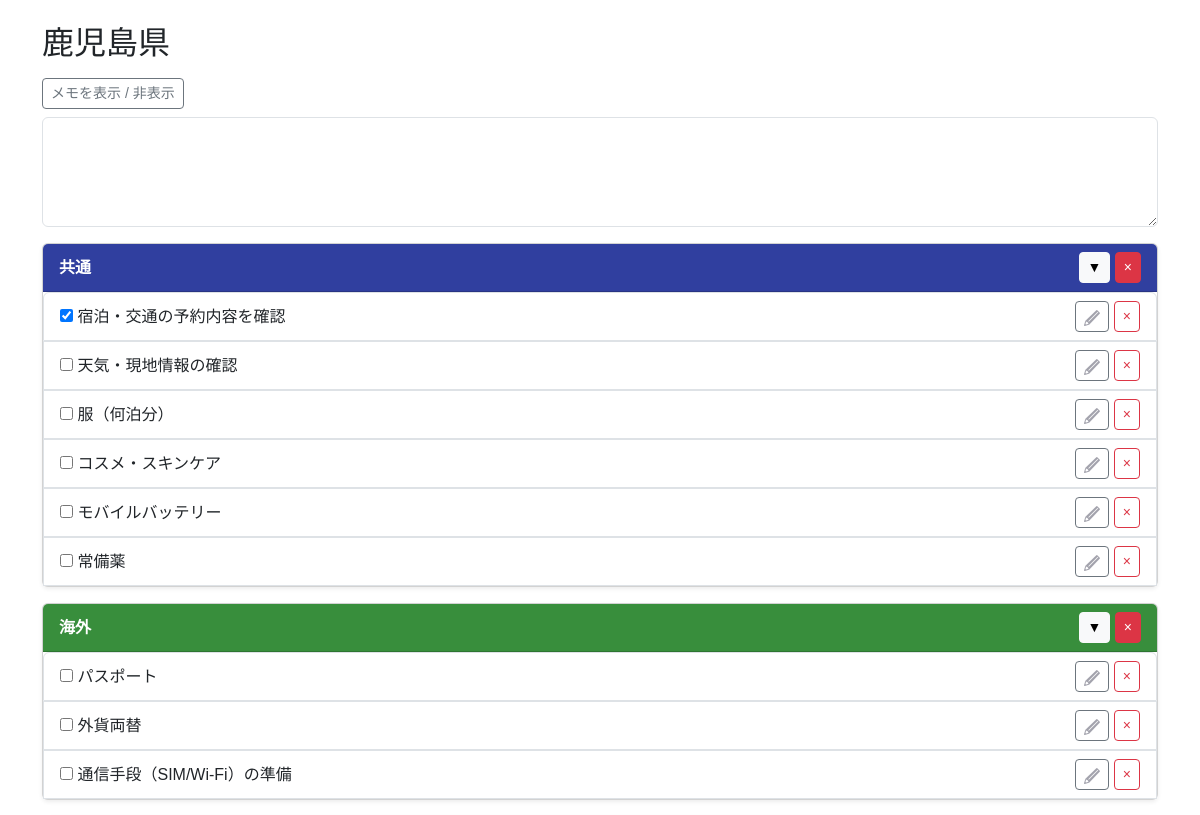
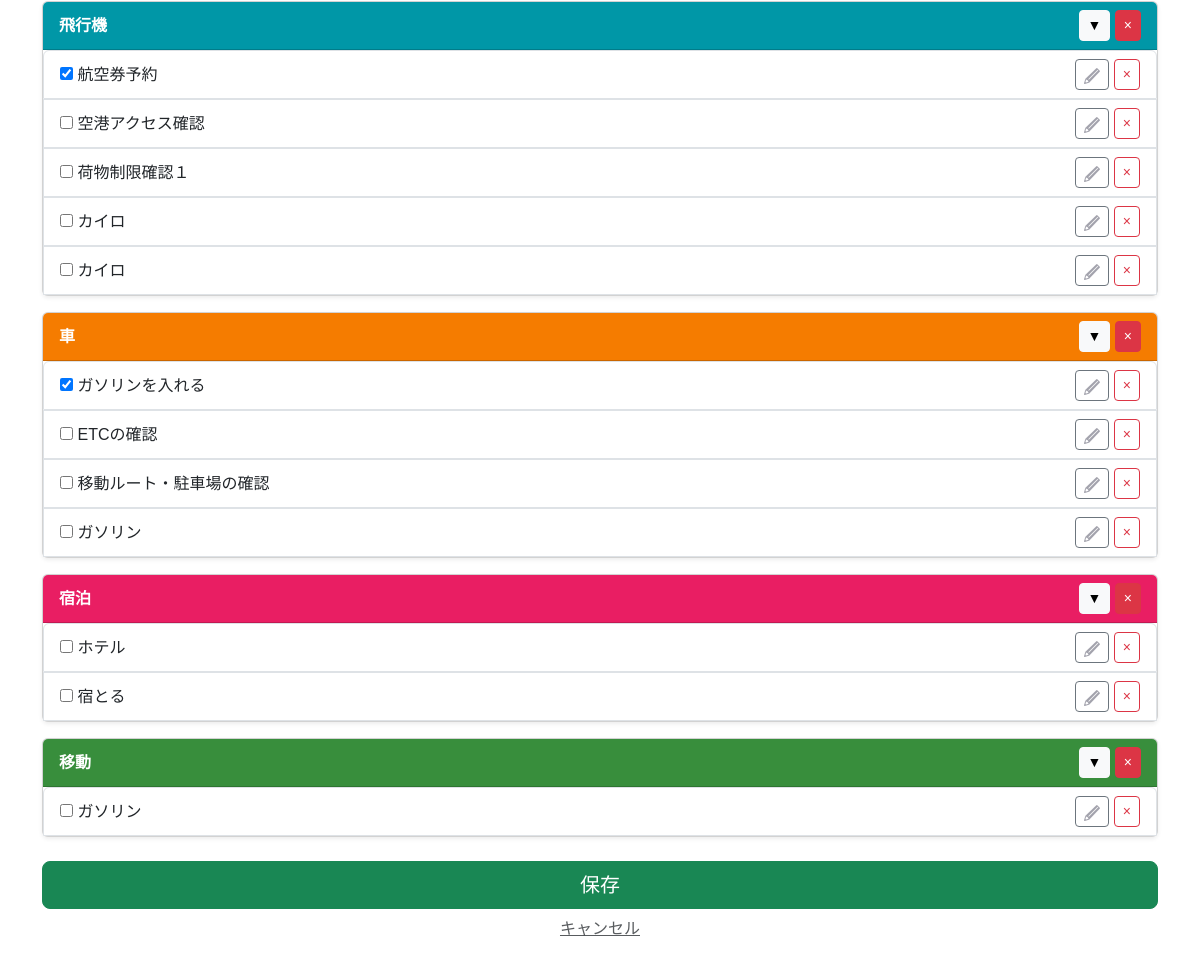
The page /template/63/old_copy/ on the database its author committed (2 pictures, top to bottom).
### app/models/template.py (models this page shows, shortened)
class Template(models.Model):
    class SourceType(models.IntegerChoices):
        FROM_TRAVEL   = 0, _("旅行情報より作成")
        FROM_TEMPLATE = 1, _("既存テンプレートを反映")
    user = models.ForeignKey(
        settings.AUTH_USER_MODEL,
        on_delete=models.CASCADE,
        verbose_name=_("ユーザーID")
    )
    travel_info = models.ForeignKey(
        Travel_info,
        on_delete=models.CASCADE,
        verbose_name=_("旅行情報ID")
    )
    source_type = models.IntegerField(
        choices=SourceType.choices,
        verbose_name=_("生成タイプ")
    )
    template_source = models.ForeignKey(
        "self",
        null=True,
        blank=True,
        on_delete=models.SET_NULL,
        verbose_name=_("テンプレート参照元"),
        related_name="derived_templates"
    )
    created_at = models.DateTimeField(
         auto_now_add=True,
         verbose_name=_("作成日")
         )
    updated_at = models.DateTimeField(
        auto_now=True,
        verbose_name=_("更新日")
        )
    class Meta:
      verbose_name = _("テンプレート")

class TravelCategory(models.Model):
    class TravelType(models.IntegerChoices):
        AUTO  = 0, _("初期作成")
        CUSTOM = 1, _("ユーザー追加")
    class CategoryColor(models.IntegerChoices):
        PINK       = 0, "#e91e63ff"
        LIGHT_PINK = 1, "#ffb7b2fe"
        ORANGE     = 2, "#f57c00ff"
        GREEN      = 3, "#388e3cff"
        CYAN       = 4, "#0097a7ff"
        BLUE       = 5, "#303f9ffe"
        BROWN      = 6, "#795548ff"
        PURPLE     = 7, "#7b1fa2ff"
    template = models.ForeignKey(
        Template,
        on_delete=models.CASCADE,
        verbose_name=_("テンプレートID")
    )
    category_name = models.CharField(
        max_length=50,
        verbose_name=_("分類名")
    )
    travel_type = models.IntegerField(
        choices=TravelType.choices,
        verbose_name=_("分類タイプ")
    )
    category_color = models.IntegerField(
        choices=CategoryColor.choices,
        verbose_name=_("分類カラー")
    )
    created_at = models.DateTimeField(
         auto_now_add=True,
         verbose_name=_("作成日")
         )
    updated_at = models.DateTimeField(
        auto_now=True,
        verbose_name=_("更新日")
        )
    class Meta:
      verbose_name = _("旅行の分類")

class TravelItem(models.Model):
    class ItemChecked(models.IntegerChoices):
        NO  = 0, _("NO")
        YES = 1, _("YES")
    travel_category = models.ForeignKey(
        TravelCategory,
        on_delete=models.CASCADE,
        verbose_name=_("旅行の分類ID")
    )
    item_name = models.CharField(
        max_length=128,
        verbose_name=_("項目名")
    )
    item_checked = models.IntegerField(
        choices=ItemChecked.choices,
        verbose_name=_("チェック済み項目")
    )
    created_at = models.DateTimeField(
         auto_now_add=True,
         verbose_name=_("作成日")
         )
    updated_at = models.DateTimeField(
        auto_now=True,
        verbose_name=_("更新日")
        )
    class Meta:
      verbose_name = _("旅行の項目")

### app/models/travel.py (models this page shows, shortened)
class Travel_info(models.Model):
    class StayType(models.IntegerChoices):
        DAY_TRIP = 0, _("日帰り")
        STAY     = 1, _("宿泊")
    class LocationType(models.IntegerChoices):
        DOMESTIC = 0, _("国内")
        OVERSEAS = 1, _("海外")
    class StatusType(models.IntegerChoices):
        NOT_DONE  = 0, _("未")
        COMPLETE  = 1, _("完")
        PROCESSED = 2, _("済")
    travel_info_id = models.AutoField(
        primary_key=True,
        verbose_name=_("旅行情報ID")
    )
    user = models.ForeignKey(
        settings.AUTH_USER_MODEL,
        on_delete=models.CASCADE,
        verbose_name=_("ユーザーID")
    )
    travel_title = models.CharField(
        max_length=100,
        verbose_name=_("旅行タイトル")
    )
    start_date = models.DateField(
        verbose_name=_("開始日")
    )
    end_date = models.DateField(
        verbose_name=_("終了日")
    )
    stay_type = models.IntegerField(
        choices=StayType.choices,
        verbose_name=_("宿泊タイプ")
    )
    location = models.IntegerField(
        choices=LocationType.choices,
        verbose_name=_("場所"),
    )
    memo = models.CharField(
        max_length=230,
        blank=True,
        verbose_name=_("メモ")
    )
    status = models.IntegerField(
        choices=StatusType.choices,
        default=0,
        verbose_name=_("ステータス")
    )
    transport = models.ManyToManyField(
        "Transport",
        through="Travelmode",
        verbose_name=_("交通手段")
    )
    created_at = models.DateTimeField(
        auto_now_add=True,
        verbose_name=_("作成日")
    )
    updated_at = models.DateTimeField(
       auto_now=True,
        verbose_name=_("更新日")
    )
    class Meta:
        verbose_name = _("旅行情報")
        verbose_name_plural = _("旅行情報")

### app/views/new_travel/template_edit2.py (the view, shortened to what this page needs)
# urls.py: path('template/<int:template_id>/old_copy/',old_template_copy,name='old_template_copy'),
def old_template_copy(request, template_id):
    template = get_object_or_404(Template, id=template_id)
    categories = TravelCategory.objects.filter(template=template)
    return render(request, "new_travel/old_template.html", {
        "template": template,
        "categories": categories,
    })

### templates/new_travel/old_template.html (shortened to what this page needs)
{% extends 'base.html' %}
{% load static %}
{% block content %}
<div class="container mt-4">
    <h2 class="mb-3">{{ template.travel_info.travel_title }}</h2>
    <div class="mb-3">
        <button class="btn btn-outline-secondary btn-sm"
                data-bs-toggle="collapse"
                data-bs-target="#memoArea">
            メモを表示 / 非表示
        </button>
        <div id="memoArea" class="collapse show mt-2">
            <textarea name="memo" class="form-control" rows="4">{{ template.memo }}</textarea>
        </div>
    </div>
    <form method="POST">
        {% for cat in categories %}
        <div class="card mb-3 shadow-sm">
            <div class="card-header d-flex justify-content-between align-items-center"
                 style="background-color: {{ cat.get_category_color_display }}; color: white;">
                <strong>{{ cat.category_name }}</strong>
                <div>
                    <button type="button"
                            class="btn btn-sm btn-light"
                            data-bs-toggle="collapse"
                            data-bs-target="#cat{{ cat.id }}">
                        ▼
                    </button>
                    <button type="submit"
                            name="delete_category"
                            value="{{ cat.id }}"
                            class="btn btn-sm btn-danger">
                        ×
                    </button>
                </div>
            </div>
            <ul id="cat{{ cat.id }}" class="list-group collapse show">
                {% for item in cat.travelitem_set.all %}
                <li class="list-group-item d-flex justify-content-between align-items-center">
                    <div>
                        <input type="checkbox"
                               name="item_checked_{{ item.id }}"
                               {% if item.item_checked %}checked{% endif %}>
                        {{ item.item_name }}
                    </div>
                    <div>
                        <button type="button"
                                class="btn btn-sm btn-outline-secondary"
                                data-bs-toggle="modal"
                                data-bs-target="#editItem{{ item.id }}">
                            <img src="{% static 'tabipre/icons/edit.png' %}" alt="編集" style="width:16px; height:16px;">
                        </button>
                        <button type="submit"
                                name="delete_item"
                                value="{{ item.id }}"
                                class="btn btn-sm btn-outline-danger">
                            ×
                        </button>
                    </div>
                </li>
                {% endfor %}
            </ul>
        </div>
        {% endfor %}
        <div class="text-center mt-4">
            <button type="submit" class="btn btn-success btn-lg w-100">
                保存
            </button>
        </div>
        <div class="text-center mt-2">
            <a href="{% url 'app:home' %}" class="text-muted">キャンセル</a>
        </div>
    </form>
</div>
{% endblock %}

### static/tabipre/base.css (style rules this page uses)
body { margin: 0; padding: 0; font-family: "Helvetica", "Arial", sans-serif; background-color: #ffffff; }
.text-center { text-align: center; }

### rows shown on the page
Template: travel_info.travel_title "鹿児島県"
TravelCategory: category_name "共通", {{ cat.id }} 205 (drawn)
TravelItem: item_checked "☑", item_name "宿泊・交通の予約内容を確認", {{ item.id }} 676 (drawn)
TravelItem: item_name "天気・現地情報の確認", {{ item.id }} 677 (drawn)
TravelItem: item_name "服（何泊分）", {{ item.id }} 678 (drawn)
TravelItem: item_name "コスメ・スキンケア", {{ item.id }} 679 (drawn)
TravelItem: item_name "モバイルバッテリー", {{ item.id }} 680 (drawn)
TravelItem: item_name "常備薬", {{ item.id }} 681 (drawn)
TravelCategory: category_name "海外", {{ cat.id }} 206 (drawn)
TravelItem: item_name "パスポート", {{ item.id }} 682 (drawn)
TravelItem: item_name "外貨両替", {{ item.id }} 683 (drawn)
TravelItem: item_name "通信手段（SIM/Wi-Fi）の準備", {{ item.id }} 684 (drawn)
TravelCategory: category_name "飛行機", {{ cat.id }} 207 (drawn)
TravelItem: item_checked "☑", item_name "航空券予約", {{ item.id }} 685 (drawn)
TravelItem: item_name "空港アクセス確認", {{ item.id }} 686 (drawn)
TravelItem: item_name "荷物制限確認１", {{ item.id }} 687 (drawn)
TravelItem: item_name "カイロ", {{ item.id }} 691 (drawn)
TravelItem: item_name "カイロ", {{ item.id }} 692 (drawn)
TravelCategory: category_name "車", {{ cat.id }} 208 (drawn)
TravelItem: item_checked "☑", item_name "ガソリンを入れる", {{ item.id }} 688 (drawn)
TravelItem: item_name "ETCの確認", {{ item.id }} 689 (drawn)
TravelItem: item_name "移動ルート・駐車場の確認", {{ item.id }} 690 (drawn)
TravelItem: item_name "ガソリン", {{ item.id }} 696 (drawn)
TravelCategory: category_name "宿泊", {{ cat.id }} 209 (drawn)
TravelItem: item_name "ホテル", {{ item.id }} 693 (drawn)
TravelItem: item_name "宿とる", {{ item.id }} 697 (drawn)
TravelCategory: category_name "移動", {{ cat.id }} 210 (drawn)
TravelItem: item_name "ガソリン", {{ item.id }} 694 (drawn)
